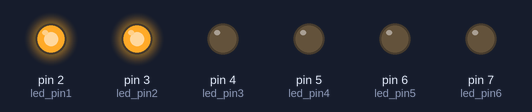
Simulated run of this sketch. Board: Arduino Uno, built with avr-gcc and run on an emulated ATmega328P. Parts: output pins drawn as LEDs (lit = HIGH).

Above: at 0.1 s.
At 7.6 s:
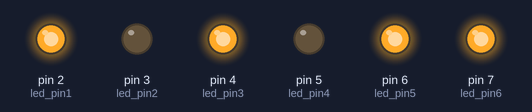
At 12.6 s:
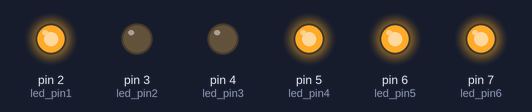
At 17.6 s:
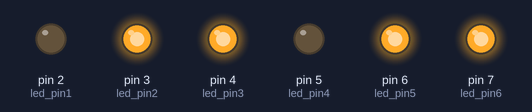
At 27.6 s:
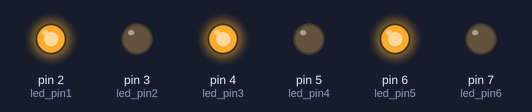
At 37.6 s:
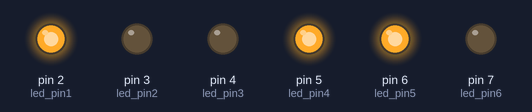
Timing chart, 0 to 39.1 s (numbered marks = the images above):
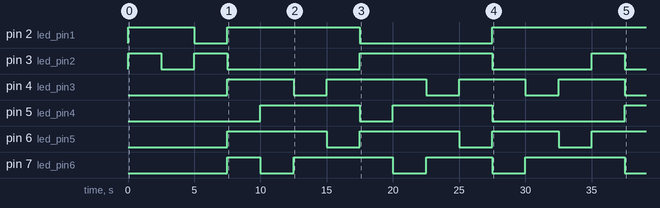

Measured:
- by itself, pin 2 (led_pin1): goes HIGH 5.0 s, LOW 2.5 s, HIGH 10.0 s, LOW 10.0 s, then HIGH
- by itself, pin 3 (led_pin2): LOW → HIGH at 0.00 s, → LOW 2.5 s later, → HIGH 2.5 s later, → LOW 2.5 s later, … (8 changes in this stretch)
- by itself, pin 4 (led_pin3): LOW → HIGH at 7.5 s, → LOW 5.0 s later, → HIGH 2.5 s later, → LOW 7.5 s later, … (8 changes in this stretch)
- by itself, pin 5 (led_pin4): goes HIGH 7.5 s, LOW 2.5 s, HIGH 7.5 s, LOW 10.0 s, then HIGH
- by itself, pin 6 (led_pin5): goes HIGH 7.5 s, LOW 2.5 s, HIGH 7.5 s, LOW 2.5 s, HIGH 5.0 s, LOW 2.5 s, then HIGH
- by itself, pin 7 (led_pin6): LOW → HIGH at 7.5 s, → LOW 2.5 s later, → HIGH 2.5 s later, → LOW 7.5 s later, … (8 changes in this stretch)

The sketch:

LedCube.ino
```cpp
#define led_pin1 2
#define led_pin2 3
#define led_pin3 4
#define led_pin4 5
#define led_pin5 6
#define led_pin6 7

void setup() {
  Serial.begin(9600);
  pinMode(led_pin1, OUTPUT);
  pinMode(led_pin2, OUTPUT);
  pinMode(led_pin3, OUTPUT);
  pinMode(led_pin4, OUTPUT);
  pinMode(led_pin5, OUTPUT);
  pinMode(led_pin6, OUTPUT);
}

void led_control(bool status1, bool status2, bool status3, bool status4, bool status5, bool status6) {
  digitalWrite(led_pin1, status1);
  digitalWrite(led_pin2, status2);
  digitalWrite(led_pin3, status3);
  digitalWrite(led_pin4, status4);
  digitalWrite(led_pin5, status5);
  digitalWrite(led_pin6, status6);
}

void led_off() {
  led_control(0, 0, 0, 0, 0, 0);
}
void led_all() {
  led_control(1, 1, 0, 0, 0, 0);
}

void led_row1() {
  led_control(1, 0, 0, 0, 0, 0);
}
void led_row2() {
  led_control(0, 1, 0, 0, 0, 0);
}

void led_one() {
  led_control(1, 0, 1, 0, 1, 1);
}
void led_two() {
  led_control(1, 0, 1, 1, 1, 0);
}
void led_three() {
  led_control(1, 0, 0, 1, 1, 1);
}
void led_four() {
  led_control(1, 0, 1, 1, 0, 1);
}
void led_five() {
  led_control(0, 1, 1, 0, 1, 1);
}
void led_six() {
  led_control(0, 1, 1, 1, 1, 0);
}
void led_seven() {
  led_control(0, 1, 0, 1, 1, 1);
}
void led_eight() {
  led_control(0, 1, 1, 1, 0, 1);
}

void led_12() {
  led_control(1, 0, 1, 0, 1, 0);
}
void led_13() {
  led_control(1, 0, 0, 0, 1, 1);
}
void led_14() {
  led_control(1, 0, 1, 0, 0, 1);
}
void led_15() {
  led_control(1, 1, 1, 0, 1, 1);
}
void led_23() {
  led_control(1, 0, 0, 1, 1, 0);
}
void led_24() {
  led_control(1, 0, 1, 1, 0, 0);
}
void led_26() {
  led_control(1, 1, 1, 1, 1, 0);
}
void led_34() {
  led_control(1, 0, 0, 1, 0, 1);
}
void led_37() {
  led_control(1, 1, 0, 1, 1, 1);
}
void led_56() {
  led_control(0, 1, 1, 0, 1, 0);
}

void led_123() {
  led_control(1, 0, 0, 0, 1, 0);
}
void led_234() {
  led_control(1, 0, 0, 1, 0, 0);
}
void led_567() {
  led_control(0, 1, 0, 0, 1, 0);
}
void led_678() {
  led_control(0, 1, 0, 1, 0, 0);
}

void loop() {
  led_all();
  delay(2500);
  led_row1();
  delay(2500);
  led_row2();
  delay(2500);
  led_one();
  delay(2500);
  led_two();
  delay(2500);
  led_three();
  delay(2500);
  led_four();
  delay(2500);
  led_five();
  delay(2500);
  led_six();
  delay(2500);
  led_seven();
  delay(2500);
  led_eight();
  delay(2500);
  led_12();
  delay(2500);
  led_13();
  delay(2500);
  led_14();
  delay(2500);
  led_15();
  delay(2500);
  led_23();
  delay(2500);
  led_24();
  delay(2500);
  led_26();
  delay(2500);
  led_34();
  delay(2500);
  led_37();
  delay(1000);
  led_56();
  delay(2500);
  led_123();
  delay(2500);
  led_234();
  delay(2500);
  led_567();
  delay(2500);
  led_678();
  delay(2500);
  led_off();
  delay(3000);
}
```
